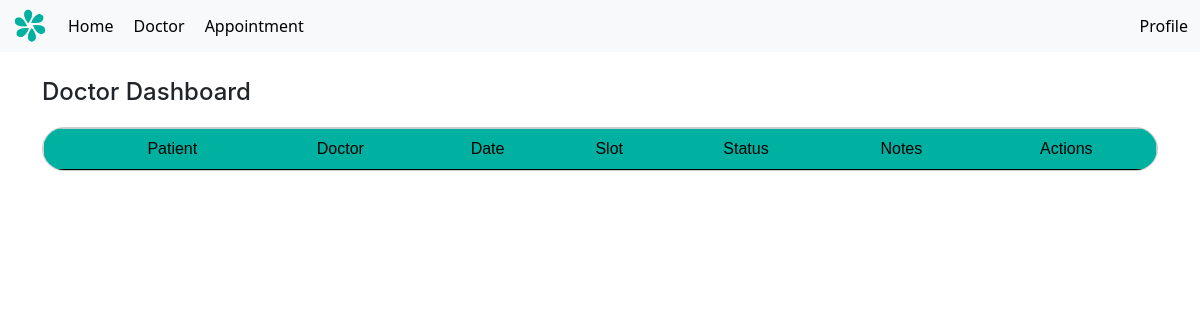
/home (signed in), run on an earlier commit of the app's database.
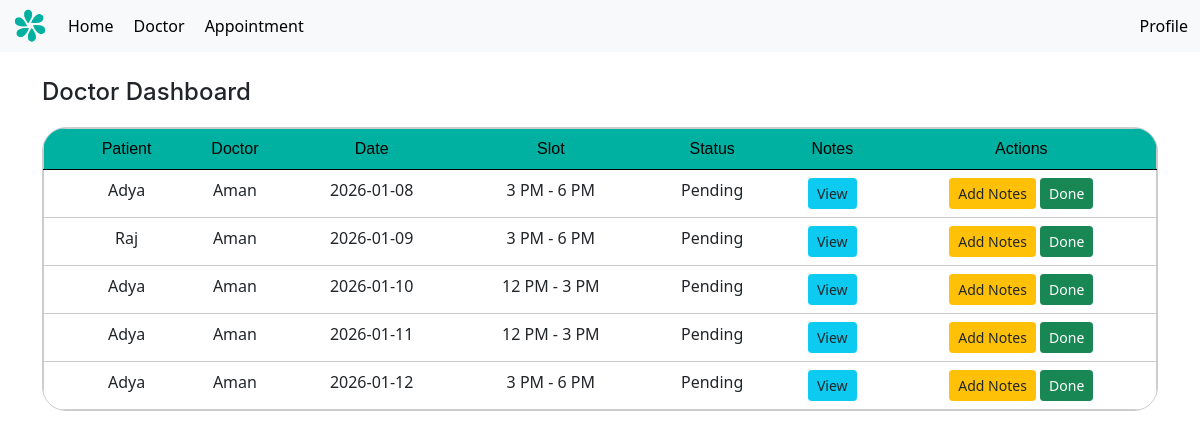
And on a later commit of the database.
### models.py (models this page shows, shortened)
class appointment(db.Model):
    id = db.Column(db.Integer, primary_key=True)
    patient_id = db.Column(db.Integer, db.ForeignKey('patient.id'), nullable=False)
    doctor_id = db.Column(db.Integer, db.ForeignKey('doctor.id'), nullable=False)
    appointment_date = db.Column(db.Date, nullable=False)
    slot = db.Column(db.String(20), nullable=False)
    prescription = db.Column(db.Text, nullable=True)
    status = db.Column(db.Boolean, default=False)
    is_blocked = db.Column(db.Boolean, default=False)
    doctor = db.relationship('doctor', back_populates='appointments', lazy=True)
    patient = db.relationship('patient', back_populates='appointments', lazy=True)

class patient(UserMixin, db.Model):
    id = db.Column(db.Integer, primary_key=True)
    username = db.Column(db.String(100), unique=True, nullable=False)
    name = db.Column(db.String(100), nullable=False)
    age = db.Column(db.Integer, nullable=False)
    password = db.Column(db.String(200), nullable=False)
    appointments = db.relationship('appointment', back_populates='patient', lazy=True)
    is_admin = db.Column(db.Boolean, default=False)
    is_doctor = db.Column(db.Boolean, default=False)

class doctor(UserMixin, db.Model):
    id = db.Column(db.Integer, primary_key=True)
    username = db.Column(db.String(100), unique=True, nullable=False)
    password = db.Column(db.String(200), nullable=False)
    name = db.Column(db.String(100), nullable=False)
    specialization = db.Column(db.String(100), nullable=False)
    availability = db.Column(db.Date, nullable=True)
    timeSlots = db.relationship('timeSlot', back_populates='doctor', lazy=True)
    appointments = db.relationship('appointment', back_populates='doctor', lazy=True)
    is_admin = db.Column(db.Boolean, default=False)
    is_doctor = db.Column(db.Boolean, default=True)

### app.py (the view, shortened to what this page needs)
@app.route('/home')
def home():
    if not current_user.is_authenticated:
        return redirect(url_for('login'))
    today = date.today()
    next_week = today + timedelta(days=7)
    base_filter = (
        appointment.appointment_date >= today,
        appointment.appointment_date <= next_week
    )
    if current_user.is_admin:
        appts = appointment.query.filter(
            *base_filter,
            appointment.is_blocked == False,
            appointment.patient_id != 0
        ).order_by(
            appointment.appointment_date.asc()
        ).all()
        return render_template('home_da.html', appointments=appts)
    elif current_user.is_doctor:
        appts = appointment.query.filter(
            appointment.doctor_id == current_user.id,
            *base_filter,
            appointment.is_blocked == False,
            appointment.patient_id != 0
        ).order_by(
            appointment.appointment_date.asc()
        ).all()
        return render_template('home_d.html', appointments=appts)

### app.py (called while the page is built)
@login_manager.user_loader
def load_user(user_id):
    user_type = session.get("user_type")
    if user_type == "doctor":
        return doctor.query.get(int(user_id))
    return patient.query.get(int(user_id))

@app.context_processor
def inject_user():
    return dict(current_user=current_user, request = request)

### templates/home_d.html (shortened to what this page needs)
{% extends 'layout.html' %}
{% block content %}
<h1 style="margin-bottom: 20px;">Doctor Dashboard</h1>
<div style=" border: 1px solid #ccc; border-radius: 24px; width: 100%; overflow: clip;">
<table class="table" style="text-align: center; padding: 20px; border: 1px solid #ccc; margin-bottom: 0px;">
  <thead class="thead-darky">
    <tr>
        <th scope="col"></th>
        <th scope="col">Patient</th>
        <th scope="col">Doctor</th>
        <th scope="col">Date</th>
        <th scope="col">Slot</th>
        <th scope="col">Status</th>
        <th scope="col">Notes</th>
        <th scope="col">Actions</th>
    </tr>
  </thead>
  <tbody>
        {% for a in appointments %}
        <tr class="table-row-link">
            <th scope="row"></th>
            <td><a href="{{ url_for('patient_profile', patient_id=a.patient.id) }}">{{ a.patient.name }}</a></td>
            <td><a href="{{ url_for('doctor_profile', doctor_id=a.doctor.id) }}">{{ a.doctor.name }}</a></td>
            <td>{{ a.appointment_date }}</td>
            <td>{{ a.slot }}</td>
            <td>{% if a.status %}
        <div class="text-success fw-bold">Complete</div>
    {% else %}
        <div>Pending</div>
    {% endif %}</td>
            <td>
              <a href="{{ url_for('view_notes', appt_id=a.id) }}" class="btn btn-info btn-sm">
                  View
              </a>
            </td>
            <td>
                {% if (current_user.is_doctor and a.doctor_id == current_user.id) or current_user.is_admin %}
                    <a href="{{ url_for('add_notes', appt_id=a.id) }}" class="btn btn-warning btn-sm">
                        Add Notes
                    </a>
                {% endif %}
                {% if (current_user.is_doctor and a.doctor_id == current_user.id) or current_user.is_admin %}
                    <form action="{{ url_for('mark_done', appt_id=a.id) }}" method="POST" style="display:inline;">
                        <button class="btn btn-sm btn-success">
                            {% if a.status %}Undo{% else %}Done{% endif %}
                        </button>
                    </form>
                {% endif %}
            </td>
        </tr>
      {% endfor %}
  </tbody>
</table>
</div>
{% endblock %}

What changed in the data, as far as the page shows it:
added appointment: patient.name "Adya", doctor.name "Aman", appointment_date "2026-01-08", slot "3 PM - 6 PM", status "Pending"
added appointment: patient.name "Raj", doctor.name "Aman", appointment_date "2026-01-09", slot "3 PM - 6 PM", status "Pending"
added appointment: patient.name "Adya", doctor.name "Aman", appointment_date "2026-01-10", slot "12 PM - 3 PM", status "Pending"
added appointment: patient.name "Adya", doctor.name "Aman", appointment_date "2026-01-11", slot "12 PM - 3 PM", status "Pending"
added appointment: patient.name "Adya", doctor.name "Aman", appointment_date "2026-01-12", slot "3 PM - 6 PM", status "Pending"
